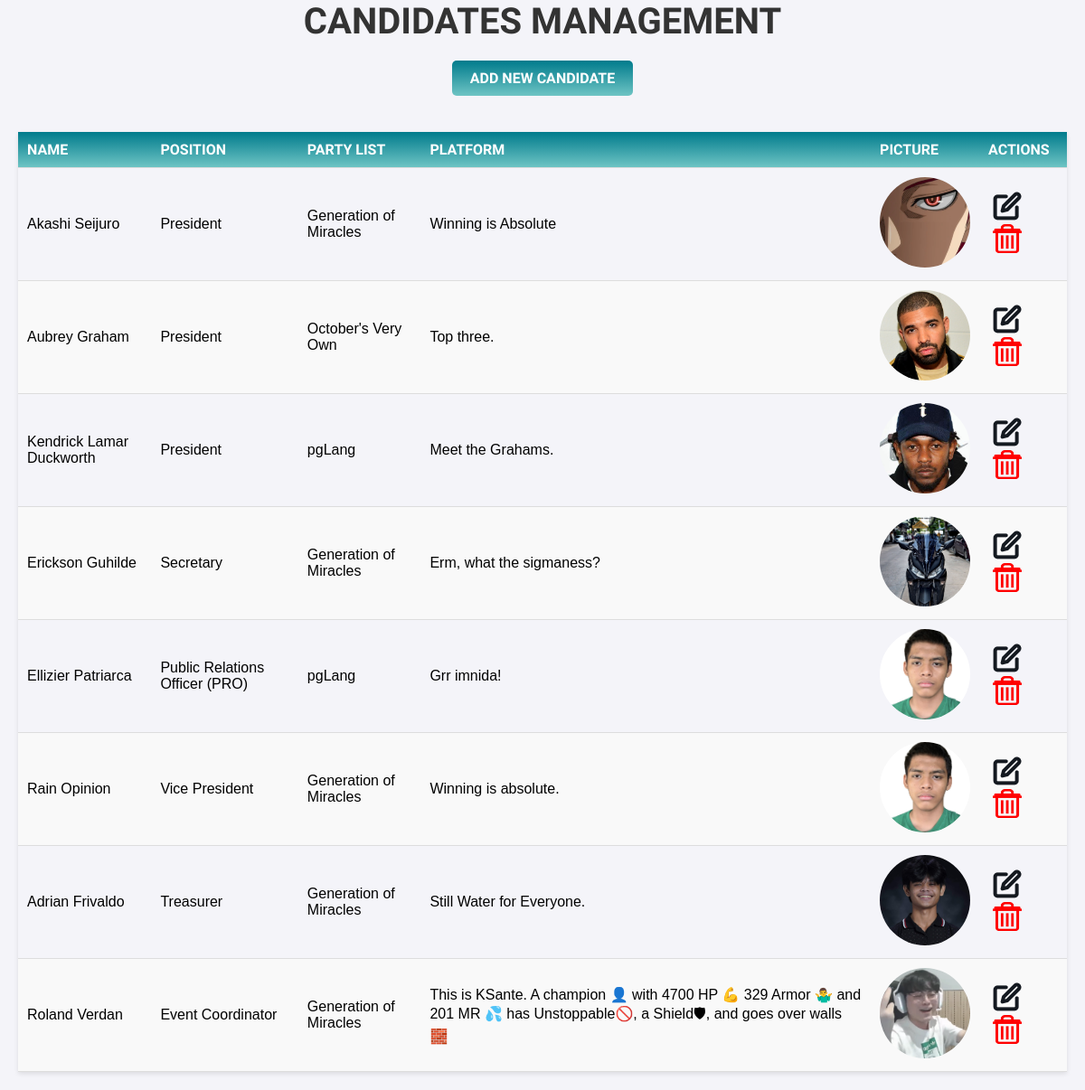
Page /backend/candidates_management.php on the committed database.
### tables this page shows
CREATE TABLE `candidates` (
  `candidate_id` int(11) NOT NULL,
  `first_name` varchar(50) DEFAULT NULL,
  `surname` varchar(50) DEFAULT NULL,
  `position` varchar(50) DEFAULT NULL,
  `party_list` varchar(50) DEFAULT NULL,
  `picture` varchar(255) DEFAULT NULL,
  `timestamp` datetime DEFAULT NULL,
  `platform` text DEFAULT NULL
);

### backend/candidates_management.php (the view, shortened to what this page needs)
<!DOCTYPE html>
<html lang="en">
<head>
    <link rel="stylesheet" href="../css/admin.css">
</head>
<body>
    <h2 class="CMAN-h2">CANDIDATES MANAGEMENT</h2>
    <div class="CMAN-container">
        <div class="CMAN-btn-container">
            <a href="../backend/add_candidate.php">
                <button class="CMAN-add-candidate-btn">ADD NEW CANDIDATE</button>
            </a>
        </div>
        <table class="CMAN-table">
            <thead>
                <tr class="CMAN-tr">
                    <th class="CMAN-th">NAME</th>
                    <th class="CMAN-th">POSITION</th>
                    <th class="CMAN-th">PARTY LIST</th>
                    <th class="CMAN-th">PLATFORM</th>
                    <th class="CMAN-th">PICTURE</th>
                    <th class="CMAN-th">ACTIONS</th>
                </tr>
            </thead>
            <tbody>
                <?php
                $conn = new mysqli("localhost", "root", "", "electovs");
                $result = $conn->query("SELECT * FROM candidates");
                while ($row = $result->fetch_assoc()) {
                    echo "<tr class='CMAN-tr'>";
                    echo "<td class='CMAN-td'>" . htmlspecialchars($row['first_name'] . ' ' . $row['surname']) . "</td>";
                    echo "<td class='CMAN-td'>" . htmlspecialchars($row['position']) . "</td>";
                    echo "<td class='CMAN-td'>" . htmlspecialchars($row['party_list']) . "</td>";
                    echo "<td class='CMAN-td'>" . htmlspecialchars($row['platform']) . "</td>";
                    echo "<td class='CMAN-td'><img class='CMAN-candidate-img' src='" . htmlspecialchars($row['picture']) . "' alt='Candidate Picture'></td>";
                    echo "<td class='CMAN-td'>
                          <a href='../backend/edit_candidate.php?candidate_id=" . htmlspecialchars($row['candidate_id']) . "'>
                              <img class='CMAN-action-icon' src='../Pics/EDIT.png' alt='Edit'>
                          </a>
                          <a href='../backend/delete_candidate.php?candidate_id=" . htmlspecialchars($row['candidate_id']) . "'
                             onclick=\"return confirm('Are you sure you want to delete this candidate?');\">
                              <img class='CMAN-action-icon' src='../Pics/DELETE.png' alt='Delete'>
                          </a>
                          </td>";
                    echo "</tr>";
                }
                ?>
            </tbody>
        </table>
    </div>
</body>
</html>

### css/admin.css (style rules this page uses)
* { box-sizing: border-box; margin: 0; padding: 0; }
h2 { font-family: "Unbounded", sans-serif; font-size: 2.5em; }
body { font-family: "Lato", sans-serif; background-color: #f4f4f9; color: #333; display: flex; justify-content: center; align-items: center; min-height: 100vh; flex-direction: column; }
h2 { font-family: "Unbounded", sans-serif; font-size: 2.5em; text-align: center; margin-bottom: 20px; }
.CMAN-h2 { font-size: 2.5em; text-align: center; color: #333; }
.CMAN-container { max-width: 1200px; margin: 0 auto; padding: 20px; }
.CMAN-add-candidate-btn { background: linear-gradient(#007b8c, #6ec4c4); color: white; border: none; padding: 10px 20px; font-family: "Unbounded", sans-serif; cursor: pointer; font-size: 1em; border-radius: 5px; margin-bottom: 20px; transition: background-color 0.3s, transform 0.2s ease; display: inline-block; }
.CMAN-btn-container { display: flex; justify-content: center; margin-top: -20px; }
.CMAN-table { width: 100%; border-collapse: collapse; margin-top: 20px; color: rgb(0, 0, 0); box-shadow: 0 2px 5px rgba(0, 0, 0, 0.1); opacity: 0; animation: fadeInUp 1s ease-out forwards; }
.CMAN-th { padding: 10px; text-align: left; border-bottom: 1px solid #ddd; font-family: "Unbounded", sans-serif; background: linear-gradient(#007b8c, #6ec4c4); color: white; opacity: 0; animation: fadeIn 1s ease-out forwards; animation-delay: 0.3s; }
.CMAN-td { padding: 10px; text-align: left; border-bottom: 1px solid #ddd; font-family: "Saira", sans-serif; opacity: 0; animation: fadeIn 1s ease-out forwards; animation-delay: 0.5s; }
.CMAN-th { background: linear-gradient(#007b8c, #6ec4c4); color: white; }
.CMAN-tr:nth-child(even) { background-color: #f9f9f9; }
.CMAN-candidate-img { width: 100px; height: 100px; object-fit: cover; border-radius: 50%; opacity: 0; animation: fadeInUp 1s ease-out forwards; animation-delay: 0.7s; }
.CMAN-action-icon { width: 32px; height: 32px; margin: 0 5px; cursor: pointer; transition: transform 0.3s; }
button { border: none; position: relative; overflow: hidden; text-align: center; text-transform: uppercase; font-size: 16px; font-family: inherit; color: aliceblue; border-radius: 10px; font-weight: bold; }
button::before { font-family: inherit; content: ""; width: 0; height: 600%; position: absolute; top: 50%; left: 50%; transform: translate(-50%, -50%) rotate(45deg); background: white; transition: 0.5s ease; display: block; z-index: -1; }

### rows in the picture
candidates: first_name+surname "Akashi Seijuro", position "President", party_list "Generation of Miracles", platform "Winning is Absolute", picture (picture)
candidates: first_name+surname "Aubrey Graham", position "President", party_list "October's Very Own", platform "Top three.", picture (picture)
candidates: first_name+surname "Kendrick Lamar Duckworth", position "President", party_list "pgLang", platform "Meet the Grahams.", picture (picture)
candidates: first_name+surname "Erickson Guhilde", position "Secretary", party_list "Generation of Miracles", platform "Erm, what the sigmaness?", picture (picture)
candidates: first_name+surname "Ellizier Patriarca", position "Public Relations Officer (PRO)", party_list "pgLang", platform "Grr imnida!", picture (picture)
candidates: first_name+surname "Rain Opinion", position "Vice President", party_list "Generation of Miracles", platform "Winning is absolute.", picture (picture)
candidates: first_name+surname "Adrian Frivaldo", position "Treasurer", party_list "Generation of Miracles", platform "Still Water for Everyone.", picture (picture)
candidates: first_name+surname "Roland Verdan", position "Event Coordinator", party_list "Generation of Miracles", platform "This is KSante. A champion 👤 with 4700 HP 💪 329 Armor 🤷‍♂ and 201 MR 💦 has Unstoppable🚫, a Shield🛡, and goes over walls 🧱", picture (picture)
